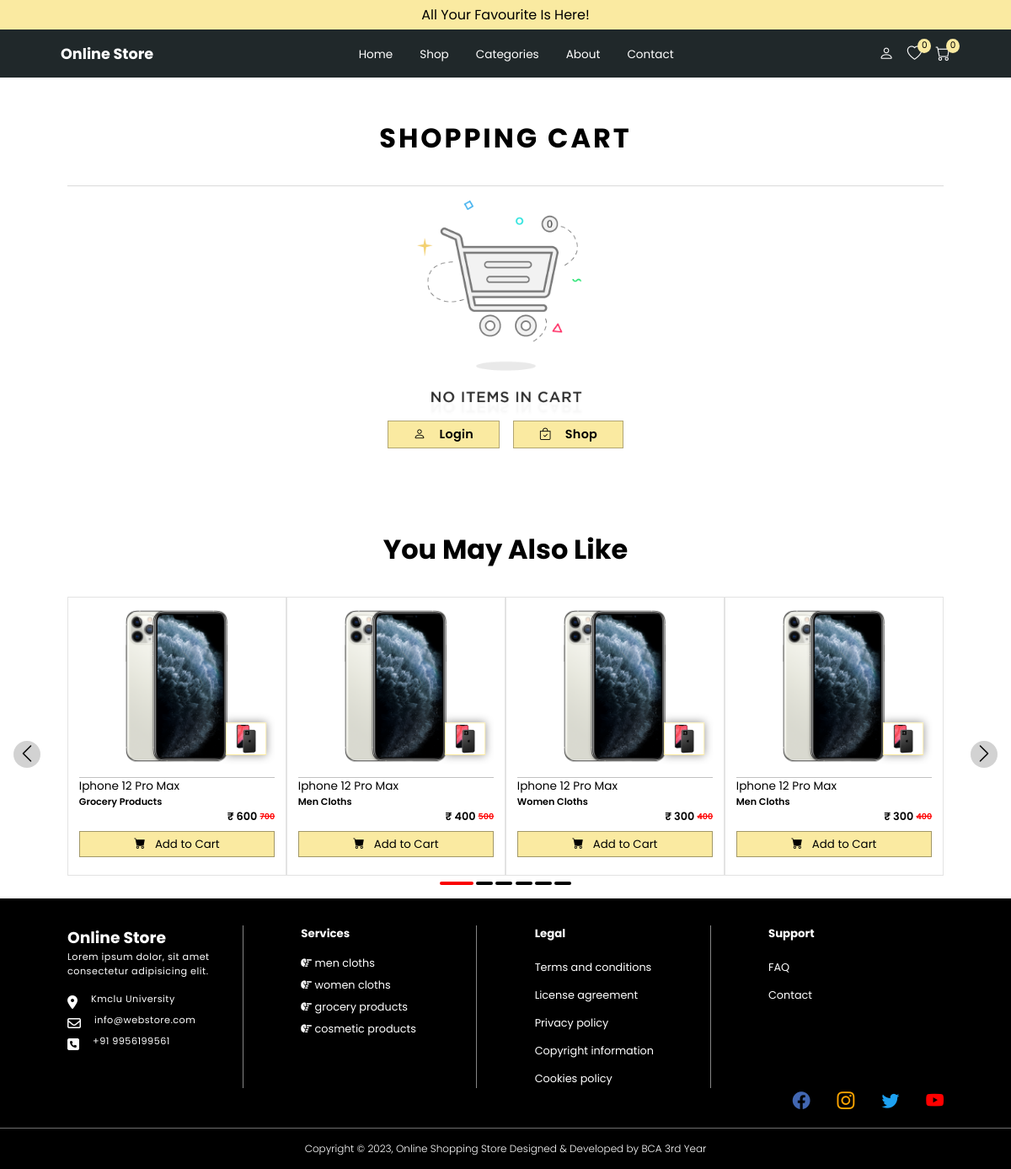
Before: /pages/cart.php with the older database file.
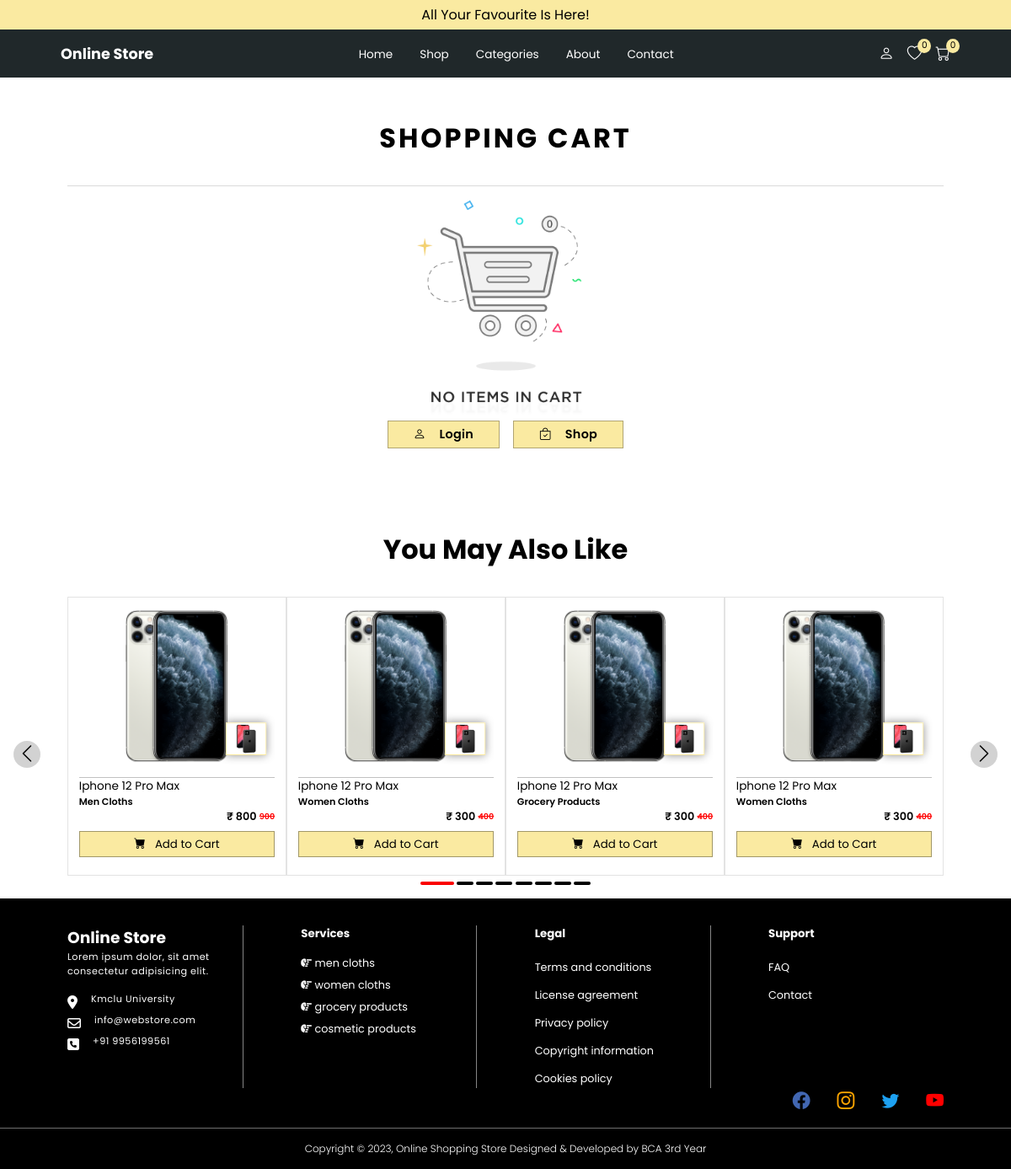
After: the same page with the newer database file.
### tables this page shows
CREATE TABLE `products` (
  `id` int(11) NOT NULL,
  `categoryId` int(11) DEFAULT NULL,
  `name` varchar(50) DEFAULT NULL,
  `skuCode` varchar(50) DEFAULT NULL,
  `image1` varchar(50) DEFAULT NULL,
  `image2` varchar(50) DEFAULT NULL,
  `image3` varchar(50) DEFAULT NULL,
  `image4` varchar(50) DEFAULT NULL,
  `image5` varchar(50) DEFAULT NULL,
  `price` varchar(50) DEFAULT NULL,
  `availbility` int(5) NOT NULL
);

CREATE TABLE `category` (
  `id` int(11) NOT NULL,
  `category` varchar(50) DEFAULT NULL,
  `image` varchar(100) NOT NULL
);

### backend/connect.php (called while the page is built, shortened)
<?php
$folderName = "/ShoppingStore/";
$host = $_SERVER['HTTP_HOST'];
$baseurl = "http://" . $host . $folderName;
?>

### pages/layout/AlsoLike.php (the view, shortened to what this page needs)
<?php $products = $db->query('SELECT *,products.id AS prd_id, category.id AS cat_id FROM `products` Inner JOIN category on products.categoryId= category.id  order by prd_id desc limit 8');
$Isproducts = $products->num_rows; ?>
<h1 class="text-center mt-5">You May Also Like</h1>
<div class="boxes alsoLikeSlider container mb-1">
    <?php
    if ($Isproducts > 0) {
        while ($data = $products->fetch_assoc()) {
            ?>
            <div class="product_box relative" data-aos="zoom-in" data-aos-duration="2000">
                <div class="img">
                    <figure>
                        <img src="<?php echo $AssetsUrl . $data['image1'] ?>" alt="" />
                        <img src="<?php echo $baseurl ?>Assets/products/iphone2.png" alt="" class="secondImg" />
                </div>
                <div class="content">
                    <p class="name">
                        <?php echo $data['name'] ?>
                    </p>
                    <p class="categoryTitle">
                        <?php echo $data['category'] ?>
                    </p>
                    <p class="flex jt-end price items-center"><span>&#x20B9;
                            <?php echo $data['price'] ?>
                        </span> <del>
                            <?php echo $data['price'] + 100 ?>
                        </del></p>
                    <div class="buttons">
                        <button name="<?php echo $data['prd_id'] ?>" class="addToCart"><span><i class="bi bi-cart-fill"></i>Add
                                to
                                Cart</span> <span><i class="bi bi-cart"></i></span> <span><i
                                    class="bi bi-clipboard-check-fill"></i>Added to
                                Cart</span></button>
                    </div>
                </div>
            </div>
            <?php
        }
    }
    ?>
</div>

### pages/layout/footer.php (shortened to what this page needs)
<footer>
  <div class="sections flex jt-between gap-2">
    <div class="first">
      <h3>Online Store</h3>
      <p>Lorem ipsum dolor, sit amet consectetur adipisicing elit.</p>
      <div class="all-box mt-1">
        <div class="flex gap-1">
          <span><i class="fa-solid fa-location-dot"></i></span>
          <a class="text-white" href="address:  60 Grant Ave. Carteret NJ 0708">
            <p>Kmclu University</p>
          </a>
        </div>
        <div class="flex gap-1">
          <span><i class="fa-regular fa-envelope"></i></span>
          <a class="text-white" href="mailto: info@amicuscorpolegem.com">
            <p>info@webstore.com</p>
          </a>
        </div>
        <div class="flex gap-1">
          <span><i class="fa-solid fa-square-phone"></i></span>
          <p><a class="text-white" href="tel: 9616429977">+91 9956199561</a></p>
        </div>
      </div>
    </div>
    <div class=" second links">
      <h5>Services</h5>
      <ul>
        <?php $category = $db->query('SELECT * FROM `category` limit 5');
        $Iscategory = $category->num_rows;
        if ($Iscategory > 0) {
          while ($data = $category->fetch_assoc()) { ?>
            <li class="flex items-center "><a href="#"><i class="fa-solid fa-hand-point-right"></i>
                <?php echo $data['category'] ?>
              </a></li>
            <?php
          }
        }
        ?>
      </ul>
    </div>
    <div class=" third links">
      <h5>Legal</h5>
      <ul>
        <li><a href="#">Terms and conditions</a></li>
        <li><a href="#">License agreement</a></li>
        <li><a href="#">Privacy policy</a></li>
        <li><a href="#">Copyright information</a></li>
        <li><a href="#">Cookies policy</a></li>
      </ul>
    </div>
    <div class=" fourth links">
      <h5>Support</h5>
      <ul>
        <li><a href="#">FAQ</a></li>
        <li><a href="#">Contact</a></li>
      </ul>
    </div>
  </div>
  <div class="shareIcons">
    <ul>
      <li><a href="#" style="--icon-color: 	#4267B2;"><i class="bi bi-facebook"></i></a></li>
      <li><a href="#" style="--icon-color: orange;"><i class="bi bi-instagram"></i></a></li>
      <li><a href="#" style="--icon-color: #1DA1F2;"><i class="bi bi-twitter"></i></a></li>
      <li><a href="#" style="--icon-color: red;"><i class="bi bi-youtube"></i></a></li>
    </ul>
  </div>
</footer>
<div class="bottom-bar">
  <p class="text-center">Copyright © 2023, Online Shopping Store Designed & Developed by BCA 3rd Year</p>
</div>
</body>
</html>

Changed rows visible on the page:
no longer on this page (row edited): products: image1 (picture), name "Iphone 12 Pro Max", categoryId.category "Grocery Products", price "600", $data['price'] + 100 "700"
no longer on this page (row edited): products: image1 (picture), name "Iphone 12 Pro Max", categoryId.category "Men Cloths", price "400", $data['price'] + 100 "500"
no longer on this page (row edited): products: image1 (picture), name "Iphone 12 Pro Max", categoryId.category "Men Cloths", price "300", $data['price'] + 100 "400"
added products: image1 (picture), name "Iphone 12 Pro Max", categoryId.category "Men Cloths", price "800", $data['price'] + 100 "900"
added products: image1 (picture), name "Iphone 12 Pro Max", categoryId.category "Grocery Products", price "300", $data['price'] + 100 "400"
added products: image1 (picture), name "Iphone 12 Pro Max", categoryId.category "Women Cloths", price "300", $data['price'] + 100 "400"
